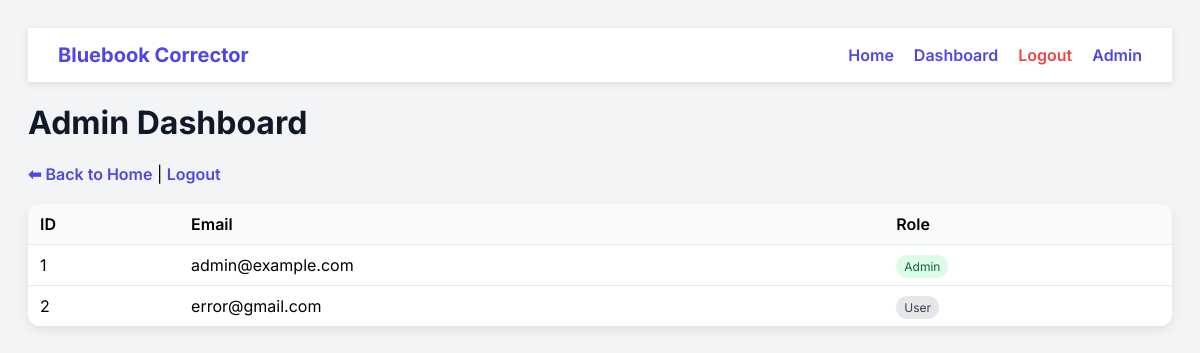
The page /admin (signed in) on the database as committed earlier.
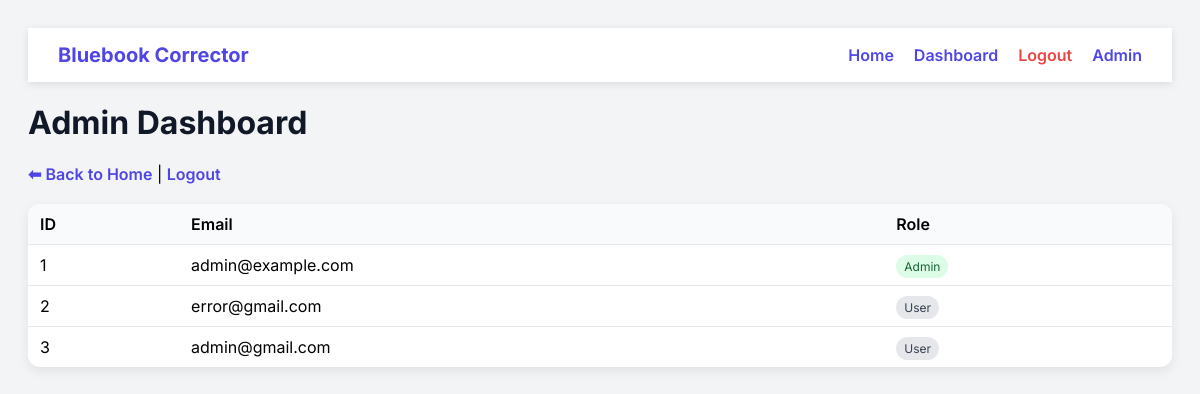
The same page on the database as committed later.
### tables this page shows
CREATE TABLE users (
            id INTEGER PRIMARY KEY AUTOINCREMENT,
            email TEXT UNIQUE NOT NULL,
            password_hash TEXT NOT NULL,
            is_admin INTEGER DEFAULT 0
        );

### app.py (the view)
@app.route("/admin")
@admin_required
def admin_dashboard():
    db = get_db()
    users = db.execute("SELECT id, email, is_admin FROM users").fetchall()
    return render_template("admin.html", users=users)

### app.py (called while the page is built)
def get_db():
    if "db" not in g:
        g.db = sqlite3.connect(DB_PATH)
        g.db.row_factory = sqlite3.Row
    return g.db

def init_db():
    db = get_db()
    db.execute("""
        CREATE TABLE IF NOT EXISTS users (
            id INTEGER PRIMARY KEY AUTOINCREMENT,
            email TEXT UNIQUE NOT NULL,
            password_hash TEXT NOT NULL,
            is_admin INTEGER DEFAULT 0
        )
    """)
    db.commit()
    admin_email = "admin@example.com"
    admin_password = "admin123"   # 👉 change later in production
    cur = db.execute("SELECT id FROM users WHERE email = ?", (admin_email,))
    if cur.fetchone() is None:
        db.execute(
            "INSERT INTO users (email, password_hash, is_admin) VALUES (?, ?, ?)",
            (admin_email, generate_password_hash(admin_password), 1)
        )
        db.commit()
        logging.info(f"Default admin created: {admin_email} / {admin_password}")

@app.before_request
def setup():
    if not getattr(g, "_db_initialized", False):
        init_db()
        g._db_initialized = True

### templates/admin.html (shortened to what this page needs)
<!DOCTYPE html>
<html lang="en">
<head>
</head>
<body>
    <div class="navbar"
     style="background:white;
            padding:15px 30px;
            display:flex;
            justify-content:space-between;
            align-items:center;
            box-shadow:0 2px 8px rgba(0,0,0,0.1);
            font-family:'Inter',sans-serif;
            position:sticky;
            top:0;
            z-index:100;">
    <div style="font-size:20px;font-weight:700;color:#4f46e5;">
        Bluebook Corrector
    </div>
    <div style="display:flex;gap:20px;font-weight:600;">
        <a href="/" style="text-decoration:none;color:#4f46e5;">Home</a>
        {% if session.get('user_id') %}
            <a href="/dashboard" style="text-decoration:none;color:#4f46e5;">Dashboard</a>
            <a href="/logout" style="text-decoration:none;color:#ef4444;">Logout</a>
        {% else %}
            <a href="/login" style="text-decoration:none;color:#4f46e5;">Login</a>
            <a href="/signup" style="text-decoration:none;color:#4f46e5;">Signup</a>
        {% endif %}
        {% if session.get('is_admin') %}
            <a href="/admin" style="text-decoration:none;color:#4f46e5;">Admin</a>
        {% endif %}
    </div>
</div>
    <h1>Admin Dashboard</h1>
    <p><a href="/">⬅ Back to Home</a> | <a href="/logout">Logout</a></p>
    <table>
        <tr>
            <th>ID</th>
            <th>Email</th>
            <th>Role</th>
        </tr>
        {% for u in users %}
        <tr>
            <td>{{ u.id }}</td>
            <td>{{ u.email }}</td>
            <td>
                {% if u.is_admin %}
                    <span class="badge admin">Admin</span>
                {% else %}
                    <span class="badge user">User</span>
                {% endif %}
            </td>
        </tr>
        {% endfor %}
    </table>
</body>
</html>

Rows that differ between the two databases and show on the page:
added users: id "3", email "admin@gmail.com", is_admin "User"
